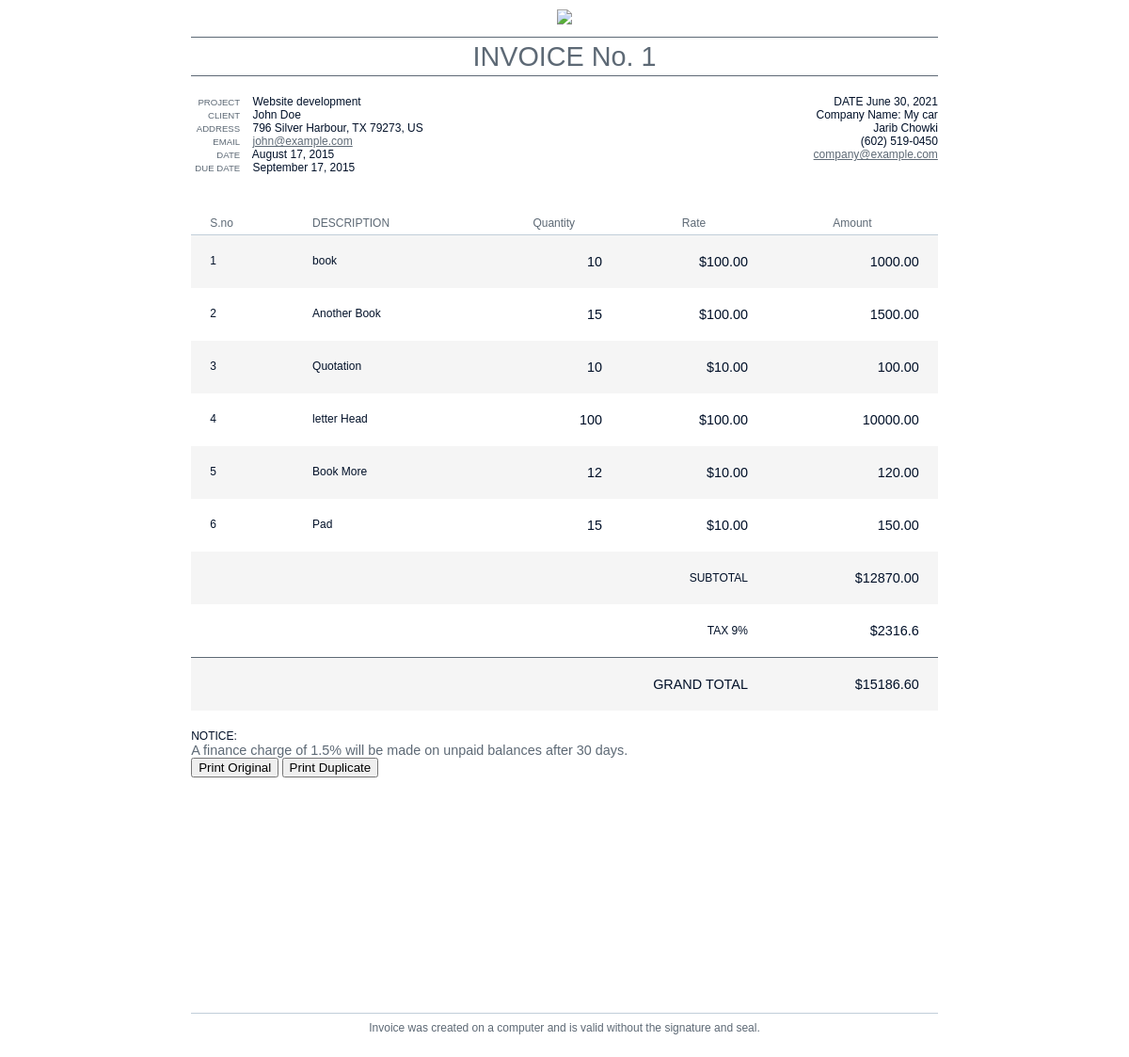
The app's page /invoice/1 with its own data.
### billmanage/models.py (models this page shows)
class bill(models.Model):
    billno = models.IntegerField(primary_key= True, null=False, blank=False)
    date = models.DateField(default=timezone.now, null=False, blank=False)
    recipient = models.TextField(null=False, blank=False, max_length=100)
    address = models.TextField(null=False, blank=False, max_length=200)
    GSTno = models.CharField(null=False, blank=False, max_length=15)
    cgst = models.IntegerField(null=False, blank=False)
    sgst = models.IntegerField(null=True, blank=True)
    total = models.DecimalField(null=False, blank=False, max_digits=12, decimal_places=2)
    grandtotal = models.DecimalField(null=False, blank=False, max_digits=12, decimal_places=2)

class item(models.Model):
    itemno = models.AutoField(primary_key= True, null=False, blank=False)
    billno = models.ForeignKey(bill, null=False, blank=False, unique=False, on_delete=models.CASCADE)
    itemname = models.TextField(null=False, blank=False, max_length=200)
    hsncode = models.IntegerField(null=True, blank=True)
    qty = models.IntegerField(null=False, blank=False)
    rate = models.DecimalField(null=False, blank=False, max_digits=10, decimal_places=2)
    amount = models.DecimalField(null=False, blank=False, max_digits=10, decimal_places=2)

### billmanage/views.py (the view)
# urls.py: path('invoice/<int:billno>', billviews.invoice, name='invoice'),
def invoice(request, billno):
    billobj = bill.objects.get(billno=billno)
    itemobj = item.objects.filter(billno=billno)
    amount = billobj.grandtotal
    amountwithouttax = billobj.total
    amount = float(amount)
    amountwithouttax = float(amountwithouttax)
    gst = round((amount - amountwithouttax), 2)
    rs = num2words(int(str(amount).split(".")[0]))
    if (int(str(amount).split(".")[1])>0):
        paisa = num2words(int(str(amount).split(".")[1]))
    else:
        paisa = False
    return render(request, 'billmanage/newinvoice.html', {'bill': billobj, 'items': itemobj, 'rs': rs, 'paisa': paisa, 'gst': gst, 'range':6})

### billmanage/views.py (called while the page is built)
def num2words(num):
    under_20 = ['Zero','One','Two','Three','Four','Five','Six','Seven','Eight','Nine','Ten','Eleven','Twelve','Thirteen','Fourteen','Fifteen','Sixteen','Seventeen','Eighteen','Nineteen']
    tens = ['Twenty','Thirty','Forty','Fifty','Sixty','Seventy','Eighty','Ninety']
    above_100 = {100: 'Hundred',1000:'Thousand', 100000:'Lakhs', 10000000:'Crores'}
    if num < 20:
         return under_20[(int)(num)]
    if num < 100:
        return tens[(int)(num/10)-2] + ('' if num%10==0 else ' ' + under_20[(int)(num%10)])
    pivot = max([key for key in above_100.keys() if key <= num])
    return num2words((int)(num/pivot)) + ' ' + above_100[pivot] + ('' if num%pivot==0 else ' ' + num2words(num%pivot))

### billmanage/templates/billmanage/newinvoice.html (shortened to what this page needs)
{% load static %}
<!DOCTYPE html>
<html lang="en">
  <head>
  </head>
  <body>
    <header class="clearfix">
      <div id="logo">
        <img src="https://dhakasolution.com/img/logo.png">
      </div>
      <h1>INVOICE No. {{bill.billno}}</h1>
      <div id="company" class="clearfix">
        <div><span>DATE</span> {{bill.date}}</div>
        <div>Company Name: {{bill.recipient}}</div>
        <div>{{bill.address}}</div>
        <div>(602) 519-0450</div>
        <div><a href="mailto:company@example.com">company@example.com</a></div>
      </div>
      <div id="project">
        <div><span>PROJECT</span> Website development</div>
        <div><span>CLIENT</span> John Doe</div>
        <div><span>ADDRESS</span> 796 Silver Harbour, TX 79273, US</div>
        <div><span>EMAIL</span> <a href="mailto:john@example.com">john@example.com</a></div>
        <div><span>DATE</span> August 17, 2015</div>
        <div><span>DUE DATE</span> September 17, 2015</div>
      </div>
    </header>
    <main>
      <table>
        <thead>
          <tr>
            <th class="service">S.no</th>
            <th class="desc">DESCRIPTION</th>
            <th>Quantity</th>
            <th>Rate</th>
            <th>Amount</th>
          </tr>
        </thead>
        <tbody>
        {% for item in items%}
          <tr>
            <td class="service">{{forloop.counter}}</td>
            <td class="desc">{{item.itemname}}</td>
            <td class="qty">{{item.qty}}</td>
            <td class="total">${{item.rate}}</td>
            <td class="unit">{{item.amount}}</td>
          </tr>
          {% endfor %}
          <tr>
            <td colspan="4">SUBTOTAL</td>
            <td class="total">${{bill.total}}</td>
          </tr>
          <tr>
            <td colspan="4">TAX {{bill.cgst}}%</td>
            <td class="total">${{gst}}</td>
          </tr>
          <tr>
            <td colspan="4" class="grand total">GRAND TOTAL</td>
            <td class="grand total">${{bill.grandtotal}}</td>
          </tr>
        </tbody>
      </table>
      <div id="notices">
        <div>NOTICE:</div>
        <div class="notice">A finance charge of 1.5% will be made on unpaid balances after 30 days.</div>
      </div>
    </main>
    <footer>
      Invoice was created on a computer and is valid without the signature and seal.
    </footer>
    <div class="col-auto ms-auto d-print-none">
        <button type="button" class="btn btn-success" onclick="printDiv('invoice', 1).print();">
          Print Original
        </button>
<button type="button" class="btn btn-yellow" onclick="printDiv('invoice', 0).print();">
  Print Duplicate
  </button>
      </div>
  </body>
</html>

### billmanage/templates/billmanage/newinvoice.html (style rules this page uses)
.clearfix:after { content: ""; display: table; clear: both; }
a { color: #5D6975; text-decoration: underline; }
body { position: relative; width: 21cm; height: 29.7cm; margin: 0 auto; color: #001028; background: #FFFFFF; font-family: Arial, sans-serif; font-size: 12px; font-family: Arial; }
header { padding: 10px 0; margin-bottom: 30px; }
#logo { text-align: center; margin-bottom: 10px; }
#logo img { width: 90px; }
h1 { border-top: 1px solid #5D6975; border-bottom: 1px solid #5D6975; color: #5D6975; font-size: 2.4em; line-height: 1.4em; font-weight: normal; text-align: center; margin: 0 0 20px 0; background: url(dimension.png); }
#project { float: left; }
#project span { color: #5D6975; text-align: right; width: 52px; margin-right: 10px; display: inline-block; font-size: 0.8em; }
#company { float: right; text-align: right; }
#project div, #company div { white-space: nowrap; }
table { width: 100%; border-collapse: collapse; border-spacing: 0; margin-bottom: 20px; }
table tr:nth-child(2n-1) td { background: #F5F5F5; }
table th, table td { text-align: center; }
table th { padding: 5px 20px; color: #5D6975; border-bottom: 1px solid #C1CED9; white-space: nowrap; font-weight: normal; }
table .service, table .desc { text-align: left; }
table td { padding: 20px; text-align: right; }
table td.service, table td.desc { vertical-align: top; }
table td.unit, table td.qty, table td.total { font-size: 1.2em; }
table td.grand { border-top: 1px solid #5D6975;; }
#notices .notice { color: #5D6975; font-size: 1.2em; }
footer { color: #5D6975; width: 100%; height: 30px; position: absolute; bottom: 0; border-top: 1px solid #C1CED9; padding: 8px 0; text-align: center; }

### records on screen
bill: billno "1", date "June 30, 2021", recipient "My car", address "Jarib Chowki", total "12870.00", cgst "9", grandtotal "15186.60"
item: itemname "book", qty "10", rate "100.00", amount "1000.00"
item: itemname "Another Book", qty "15", rate "100.00", amount "1500.00"
item: itemname "Quotation", qty "10", rate "10.00", amount "100.00"
item: itemname "letter Head", qty "100", rate "100.00", amount "10000.00"
item: itemname "Book More", qty "12", rate "10.00", amount "120.00"
item: itemname "Pad", qty "15", rate "10.00", amount "150.00"

### other values on screen
{{ gst }} "2316.6"
